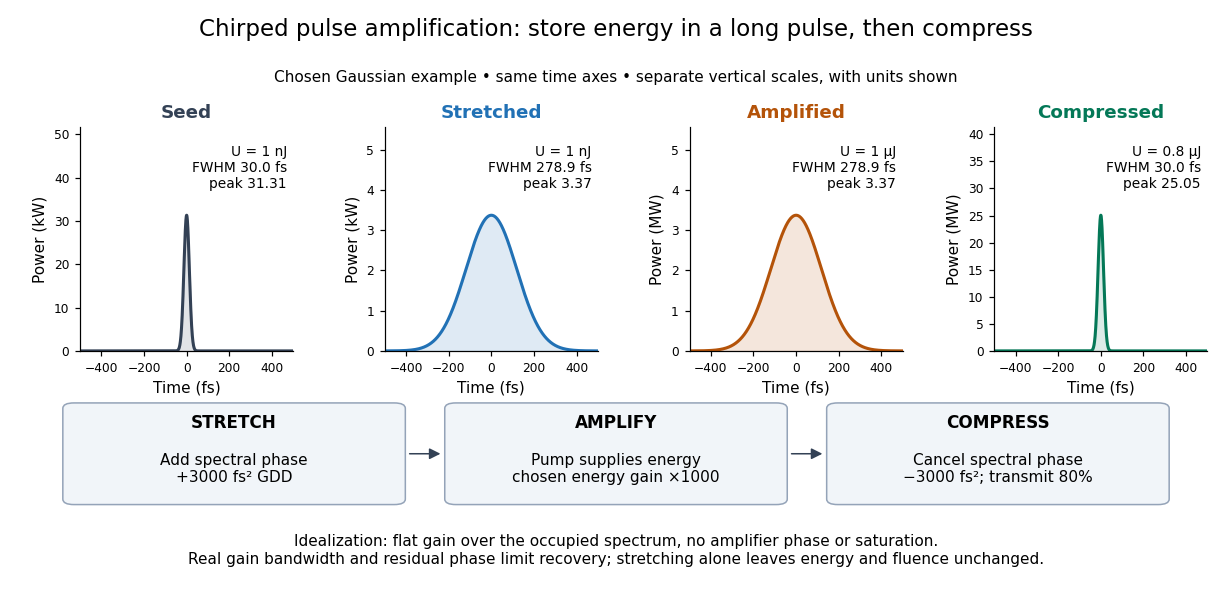

Reproduce this figure in Python.
"""Original CPA energy-flow illustration; Python 3.14, NumPy 2.3.5, Matplotlib 3.10.7.

Run from _media; writes this script's basename.png to the working directory.
All numbers are chosen teaching inputs, not historical measurements.
"""

from pathlib import Path

import matplotlib.pyplot as plt
from matplotlib.patches import FancyArrowPatch, FancyBboxPatch
import numpy as np


def main():
    tau0_fs, gdd_fs2, gain, throughput = 30.0, 3000.0, 1000.0, 0.8
    stretched_fs = tau0_fs * np.sqrt(1 + (4 * np.log(2) * gdd_fs2 / tau0_fs**2) ** 2)
    energies_j = np.array([1e-9, 1e-9, gain * 1e-9, throughput * gain * 1e-9])
    widths_fs = np.array([tau0_fs, stretched_fs, stretched_fs, tau0_fs])
    peak_w = energies_j * np.sqrt(4 * np.log(2) / np.pi) / (widths_fs * 1e-15)
    assert np.isclose(peak_w[0] / peak_w[1], stretched_fs / tau0_fs)
    assert np.isclose(peak_w[3] / peak_w[2], throughput * stretched_fs / tau0_fs)
    fig = plt.figure(figsize=(11.2, 5.5), facecolor="white")
    gs = fig.add_gridspec(1, 4, left=0.065, right=0.98, bottom=0.42, top=0.79, wspace=0.43)
    colors = ["#334155", "#2171b5", "#b45309", "#047857"]
    titles = ["Seed", "Stretched", "Amplified", "Compressed"]
    energy_labels = ["1 nJ", "1 nJ", "1 μJ", "0.8 μJ"]
    t_fs = np.linspace(-500, 500, 16001)
    for i in range(4):
        ax = fig.add_subplot(gs[0, i])
        scale = 1e3 if i < 2 else 1e6
        p = peak_w[i] * np.exp(-4 * np.log(2) * (t_fs / widths_fs[i]) ** 2) / scale
        ax.plot(t_fs, p, color=colors[i], lw=2)
        ax.fill_between(t_fs, p, color=colors[i], alpha=0.14)
        ax.set(xlim=(-500, 500), ylim=(0, max(p) * 1.65), xlabel="Time (fs)")
        ax.set_ylabel("Power (kW)" if i < 2 else "Power (MW)")
        ax.set_title(titles[i], color=colors[i], weight="bold", fontsize=12)
        ax.text(0.97, 0.92, f"U = {energy_labels[i]}\nFWHM {widths_fs[i]:.1f} fs\npeak {peak_w[i]/scale:.2f}",
                transform=ax.transAxes, ha="right", va="top", fontsize=9,
                bbox=dict(facecolor="white", edgecolor="none", alpha=0.88))
        ax.spines[["top", "right"]].set_visible(False)
        ax.tick_params(labelsize=8)
    fig.suptitle("Chirped pulse amplification: store energy in a long pulse, then compress", fontsize=15, y=0.97)
    fig.text(0.5, 0.865, "Chosen Gaussian example • same time axes • separate vertical scales, with units shown", ha="center", fontsize=10)
    overlay = fig.add_axes([0, 0, 1, 1], frameon=False)
    overlay.set(xlim=(0, 1), ylim=(0, 1)); overlay.axis("off")
    boxes = [(0.19, "STRETCH", "Add spectral phase\n+3000 fs² GDD"),
             (0.50, "AMPLIFY", "Pump supplies energy\nchosen energy gain ×1000"),
             (0.81, "COMPRESS", "Cancel spectral phase\n−3000 fs²; transmit 80%")]
    for x, title, body in boxes:
        overlay.add_patch(FancyBboxPatch((x - 0.13, 0.175), 0.26, 0.15,
                         boxstyle="round,pad=0.009", facecolor="#f1f5f9", edgecolor="#94a3b8"))
        overlay.text(x, 0.292, title, ha="center", fontsize=11, weight="bold")
        overlay.text(x, 0.225, body, ha="center", va="center", fontsize=10)
    for x0, x1 in [(0.33, 0.36), (0.64, 0.67)]:
        overlay.add_patch(FancyArrowPatch((x0, 0.25), (x1, 0.25), arrowstyle="-|>", mutation_scale=15, color="#334155"))
    fig.text(0.5, 0.09, "Idealization: flat gain over the occupied spectrum, no amplifier phase or saturation.\nReal gain bandwidth and residual phase limit recovery; stretching alone leaves energy and fluence unchanged.",
             ha="center", va="center", fontsize=10)
    output = Path.cwd() / (Path(__file__).stem + ".png")
    fig.savefig(output, dpi=110, facecolor="white")
    plt.close(fig)
    print(f"{output.name}: stretch factor {stretched_fs/tau0_fs:.9f}; peak powers W {peak_w.tolist()}")


if __name__ == "__main__":
    main()
